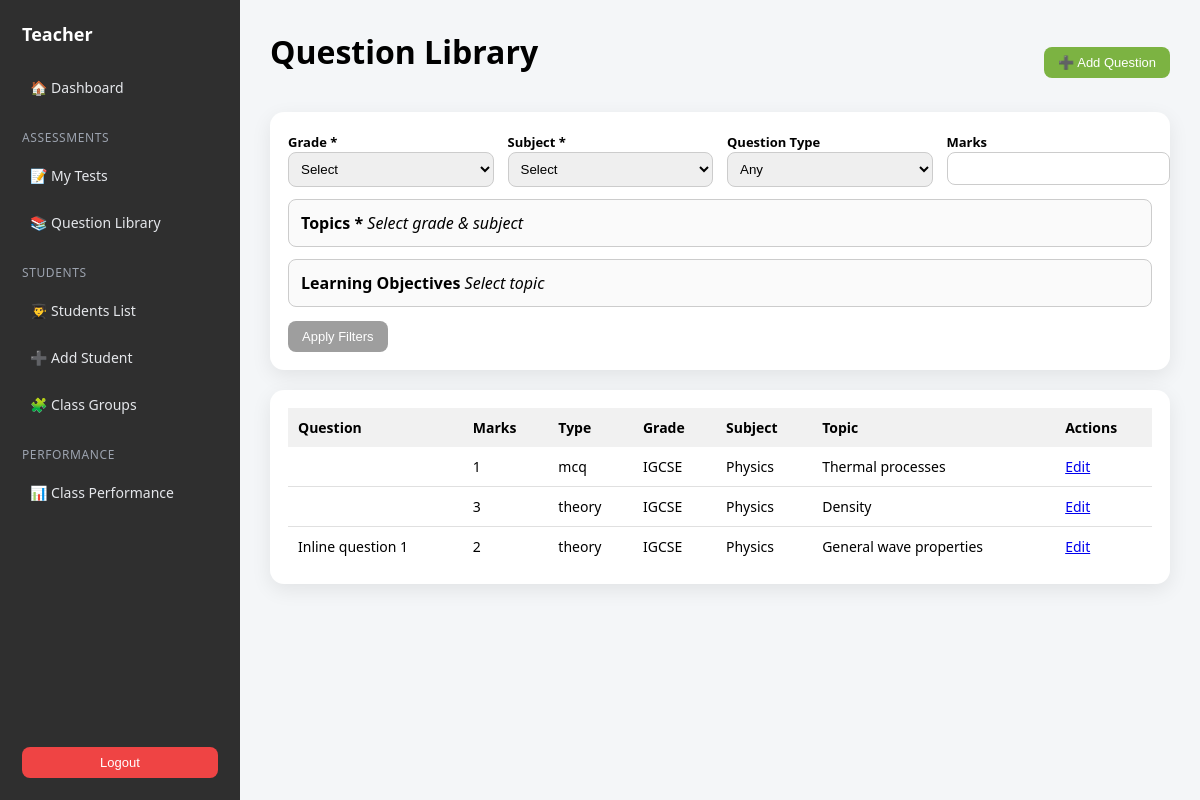
Screenshot of /questions/ (signed in) with the database file from the repository.
### core/models.py (models this page shows, shortened)
class Question(models.Model):
    QUESTION_TYPES = [
        ("mcq", "MCQ"),
        ("theory", "Theory"),
        ("structured", "Structured"),
        ("practical", "Practical"),
    ]
    grade = models.ForeignKey(Grade, on_delete=models.PROTECT)
    subject = models.ForeignKey(Subject, on_delete=models.PROTECT)
    topic = models.ForeignKey(Topic, on_delete=models.PROTECT)
    year = models.PositiveIntegerField(null=True, blank=True)
    learning_objectives = models.ManyToManyField(
        LearningObjective,
        related_name="questions"
    )
    question_text = models.TextField()
    answer_text = models.TextField(blank=True)
    marks = models.PositiveIntegerField(default=1)
    question_type = models.CharField(
        max_length=20,
        choices=QUESTION_TYPES
    )
    created_by = models.ForeignKey(
        User,
        on_delete=models.CASCADE,
        related_name="questions"
    )
    created_at = models.DateTimeField(auto_now_add=True)

class Grade(models.Model):
    name = models.CharField(max_length=50)
    class Meta:
        ordering = ["name"]
        verbose_name = "Grade"
        verbose_name_plural = "Grades"

class Subject(models.Model):
    name = models.CharField(max_length=100)
    class Meta:
        ordering = ["name"]

class Topic(models.Model):
    name = models.CharField(max_length=150)
    grade = models.ForeignKey(
        Grade,
        on_delete=models.CASCADE,
        related_name="topics"
    )
    subject = models.ForeignKey(
        Subject,
        on_delete=models.CASCADE,
        related_name="topics"
    )
    class Meta:
        unique_together = ("name", "grade", "subject")
        ordering = ["grade__name", "subject__name", "name"]

### core/views.py (the view)
# urls.py: path("questions/", views.question_library, name="question_library"),
@login_required
def question_library(request):
    qs = Question.objects.filter(
        created_by=request.user
    ).select_related("grade", "subject", "topic").prefetch_related("learning_objectives")
    grade = request.GET.get("grade")
    subject = request.GET.get("subject")
    qtype = request.GET.get("question_type")
    marks = request.GET.get("marks")
    year = request.GET.get("year")
    if grade:
        qs = qs.filter(grade_id=grade)
    if subject:
        qs = qs.filter(subject_id=subject)
    if qtype:
        qs = qs.filter(question_type=qtype)
    if marks:
        qs = qs.filter(marks=marks)
    if year:
        qs = qs.filter(year=year)
    topics = request.GET.getlist("topics[]")
    if topics:
        qs = qs.filter(topic_id__in=topics)
    los = request.GET.getlist("los[]")
    if los:
        qs = qs.filter(learning_objectives__id__in=los).distinct()
    return render(
        request,
        "teacher/question_library.html",
        {
            "questions": qs,
            "grades": Grade.objects.all(),
            "subjects": Subject.objects.all(),
            "topics": Topic.objects.all(),
        }
    )

### core/templates/teacher/question_library.html (shortened to what this page needs)
{% extends "teacher/teacher_base.html" %}
{% block content %}
{% with test_id=request.GET.import_to_test %}
{% with import_mode=test_id %}
<div class="action-bar">
  <h1>Question Library</h1>
  <div>
    <a href="{% url 'add_question' %}" target="_blank">
      <button class="btn green">➕ Add Question</button>
    </a>
  </div>
</div>
<form method="get" class="filters" id="filterForm">
  <div class="filter-grid">
    <div>
      <label>Grade *</label>
      <select id="gradeSelect" name="grade" required>
        <option value="">Select</option>
      </select>
    </div>
    <div>
      <label>Subject *</label>
      <select id="subjectSelect" name="subject" required>
        <option value="">Select</option>
      </select>
    </div>
    <div>
      <label>Question Type</label>
      <select name="question_type">
        <option value="">Any</option>
      </select>
    </div>
    <div>
      <label>Marks</label>
      <input type="number" name="marks" value="{{ request.GET.marks }}">
    </div>
  </div>
  <div class="topics" id="topicsBox">
    <strong>Topics *</strong>
    <em>Select grade & subject</em>
  </div>
  <div class="lo-box" id="loBox">
    <strong>Learning Objectives</strong>
    <em>Select topic</em>
  </div>
  <div style="margin-top:14px;">
    <button class="btn gray" type="submit">Apply Filters</button>
  </div>
</form>
<div class="table-wrap">
  <table>
    <thead>
      <tr>
        <th>Question</th>
        <th>Marks</th>
        <th>Type</th>
        <th>Grade</th>
        <th>Subject</th>
        <th>Topic</th>
        <th>Actions</th>
      </tr>
    </thead>
    <tbody>
      {% for q in questions %}
      <tr>
        <td>{{ q.question_text|striptags|truncatewords:18 }}</td>
        <td>{{ q.marks }}</td>
        <td>{{ q.question_type }}</td>
        <td>{{ q.grade.name }}</td>
        <td>{{ q.subject.name }}</td>
        <td>{{ q.topic.name }}</td>
        <td>
          <a href="{% url 'edit_question' q.id %}" target="_blank">Edit</a>
        </td>
      </tr>
      {% empty %}
      <tr>
        <td colspan="8"><em>No questions found</em></td>
      </tr>
      {% endfor %}
    </tbody>
  </table>
</div>
{% endwith %}
{% endwith %}
{% endblock %}

### core/templates/teacher/teacher_base.html (style rules this page uses)
body { margin: 0; font-family: system-ui, -apple-system, BlinkMacSystemFont; background: #f4f6f8; }

### core/templates/teacher/question_library.html (style rules this page uses)
h1 { margin-top: 0; }
.action-bar { display: flex; justify-content: space-between; align-items: center; margin-bottom: 18px; }
.btn { border: none; padding: 8px 14px; border-radius: 8px; cursor: pointer; font-size: 13px; }
.btn.green { background: #7cb342; color: white; }
.btn.gray { background: #9e9e9e; color: white; }
.filters { background: white; border-radius: 14px; padding: 18px; margin-bottom: 20px; box-shadow: 0 6px 20px rgba(0,0,0,.08); }
.filter-grid { display: grid; grid-template-columns: repeat(4, 1fr); gap: 14px; }
.filters label { font-weight: 600; font-size: 13px; }
.filters select, .filters input { width: 100%; padding: 8px; border-radius: 8px; border: 1px solid #ccc; }
.topics, .lo-box { margin-top: 12px; max-height: 220px; overflow-y: auto; border: 1px solid #ccc; border-radius: 8px; padding: 12px; background: #fafafa; }
.table-wrap { background: white; border-radius: 14px; padding: 18px; box-shadow: 0 6px 20px rgba(0,0,0,.08); }
table { width: 100%; border-collapse: collapse; }
th, td { text-align: left; padding: 10px; font-size: 14px; }
th { background: #f1f1f1; }
tr:not(:last-child) td { border-bottom: 1px solid #e0e0e0; }

### rows the page displays
Question: marks "1", question_type "mcq", grade.name "IGCSE", subject.name "Physics", topic.name "Thermal processes"
Question: marks "3", question_type "theory", grade.name "IGCSE", subject.name "Physics", topic.name "Density"
Question: question_text "Inline question 1", marks "2", question_type "theory", grade.name "IGCSE", subject.name "Physics", topic.name "General wave properties"
